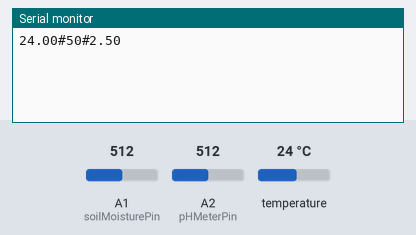
The sketch below on a simulated Arduino Uno, built with avr-gcc and run on an emulated ATmega328P. Parts: the last lines printed to the serial monitor. The inputs (shaded band) are chosen by the test bench; at power-on: temperature 24 °C, A1 (soilMoisturePin) = 512, A2 (pHMeterPin) = 512.

Above: at 1.5 s.
1.6 s: temperature set to 12 °C
At 2.2 s:
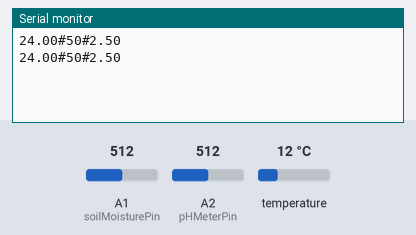
3.1 s: A1 (soilMoisturePin) set to 716
At 3.7 s:
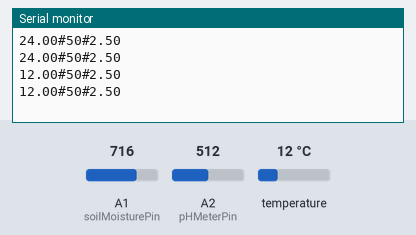
4.6 s: A2 (pHMeterPin) set to 716
At 4.9 s:
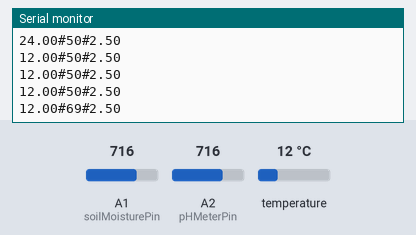
6.1 s: temperature set to 19 °C
At 6.8 s:
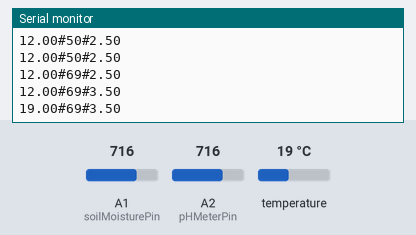
7.6 s: A1 (soilMoisturePin) set to 900
At 8.3 s:
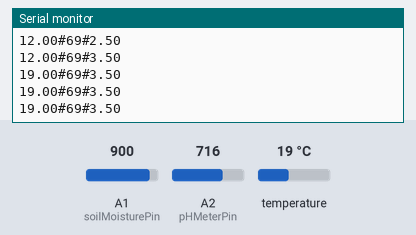
9.1 s: A2 (pHMeterPin) set to 900
At 9.8 s:
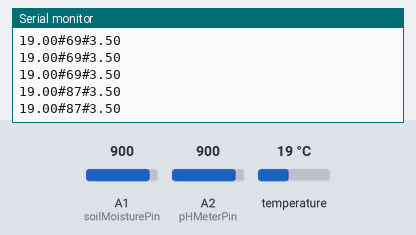
Timing chart, 0 to 11.6 s (numbered marks = the images above; inputs shaded):
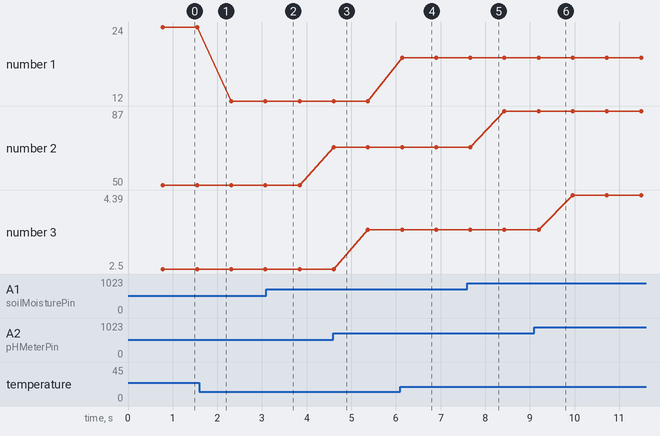

The sketch:

main.ino
```cpp
#include <OneWire.h>
#include <DallasTemperature.h>

const int soilMoisturePin = A1;     // Sensor Soil Moisture Berada di Pin A1
const int pHMeterPin = A2;          // Sensor PH Meter Berada di Pin A2
const float temperaturePin = 7;     // Sensor DS18B20 Berada di Pin Digital Nomor 7

int soilMoistureValue = 0;          // Digunakan untuk menampung data dari Soil Moisture Sensor
int pHMeterValue = 0;               // Digunakan untuk menampung data dari Sensor PH Meter

// Melakukan Inisialisasi Menggunakan Library oneWire Untuk Sensor DS18B20 (Sensor Suhu)
OneWire oneWire(temperaturePin);
DallasTemperature sensors(&oneWire);

void setup() {
  Serial.begin(115200);               // Memulai Inisialisasi Serial pada Baudrate 115200
  sensors.begin();                    // Mamulai / Menyalakan Sensor DS18B20
}

void loop() {
  // Soil Moisture Sensor
  soilMoistureValue = analogRead(soilMoisturePin);                // Membaca Data dari Soil Moisture Sensor
  int soilMoisturePercent = (soilMoistureValue / 1023.0) * 100;   // Mengubah Data yang Didapatkan dari Sensor Menjadi Persen (%)

  // pH meter value
  float pHMeterValue = analogRead(pHMeterPin)* 5.0 / 1024;        // Membaca Data dari PH Meter Dan melakukan Kalibrasi Data

  // Temperature value
  sensors.requestTemperatures();                                  // Melakukan/Meminta untuk Pembacaan Sensor
  float temperature = sensors.getTempCByIndex(0);

  String datakirim = String (temperature) + "#" + String(soilMoisturePercent) + "#" + String(pHMeterValue);
  Serial.println(datakirim);
}
```

Measured:
- after the input at 6.1 s, the serial monitor: prints a new line at once (image 4)
- plotted number 1: 24 → 12 after the input at 1.6 s, 12 → 19 after the input at 6.1 s
- plotted number 2: 69 → 87 after the input at 7.6 s
- plotted number 3: 2.5 → 3.5 after the input at 4.6 s, 3.5 → 4.39 after the input at 9.1 s
